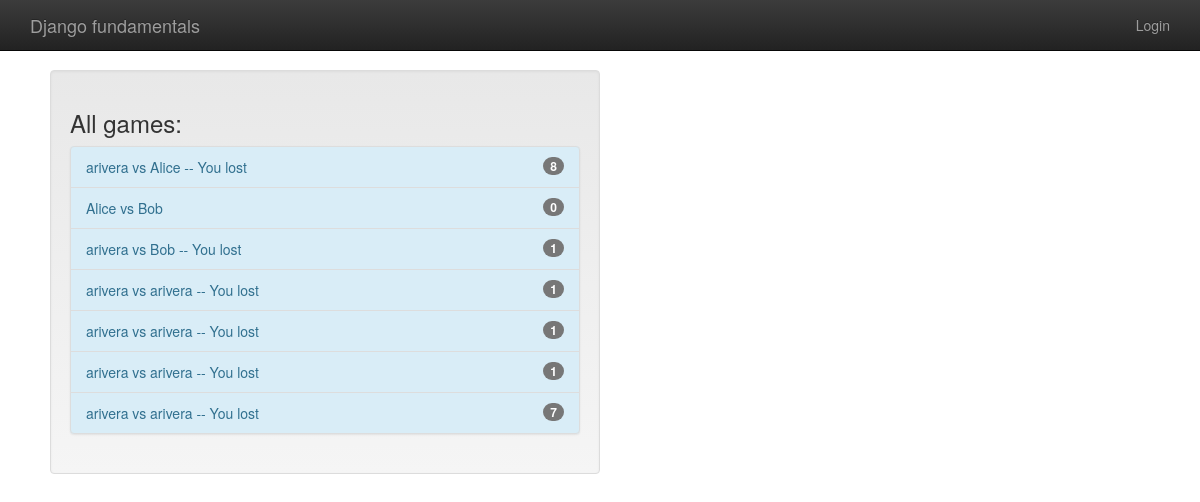
Screenshot of /games/all with the database file from the repository.
### gameplay/models.py (models this page shows, shortened)
class Game(models.Model):
    first_player = models.ForeignKey(User,
                                     related_name="games_first_player")
    second_player = models.ForeignKey(User,
                                      related_name="games_second_player")
    start_time = models.DateTimeField(auto_now_add=True)
    last_active = models.DateTimeField(auto_now=True)
    status = models.CharField(max_length=1, default='F',
                              choices=GAME_STATUS_CHOICES)
    objects = GamesQuerySet.as_manager()
    def get_absolute_url(self):
        return reverse('gameplay_detail', args=[self.id])
    def __str__(self):
        return "{0} vs {1}".format(
            self.first_player, self.second_player)

### gameplay/views.py (the view)
# urls.py: url(r'all$', AllGamesList.as_view())
class AllGamesList(ListView):
    model = Game

### templates/gameplay/game_list.html
{% extends 'base.html' %}
{% block content %}
    <div class = "well col-sm-6">
        <h3>All games:</h3>
        {% include "player/game_list_snippet.html" with games_list=object_list %}
    </div>
{% endblock content %}

### templates/player/game_list_snippet.html
{% if games_list %}
    <div class="list-group bg-info">
        {% for game in games_list %}
            <a class="list-group-item list-group-item-info"
            href="{{ game.get_absolute_url }}">
                {{ game }}
                {% if game.status not in 'FS' %}
                    {% if game.status == "D" %}
                        -- Draw
                    {% elif game.status == "W" and user == game.first_player %}
                        -- You won!
                    {% else %}
                        -- You lost
                    {% endif %}
                {%  endif %}
                <span class="badge">{{ game.move_set.count }}</span>
            </a>
        {% endfor %}
    </div>
{% endif %}

### templates/base.html (style rules this page uses)
body { padding-top: 70px; padding-bottom: 20px; padding-left: 50px; padding-right: 50px; }

### rows the page displays
Game: first_player+second_player "arivera vs Alice", status "-- You lost", move_set.count "8"
Game: first_player+second_player "Alice vs Bob", move_set.count "0"
Game: first_player+second_player "arivera vs Bob", status "-- You lost", move_set.count "1"
Game: first_player+second_player "arivera vs arivera", status "-- You lost", move_set.count "1"
Game: first_player+second_player "arivera vs arivera", status "-- You lost", move_set.count "1"
Game: first_player+second_player "arivera vs arivera", status "-- You lost", move_set.count "1"
Game: first_player+second_player "arivera vs arivera", status "-- You lost", move_set.count "7"
